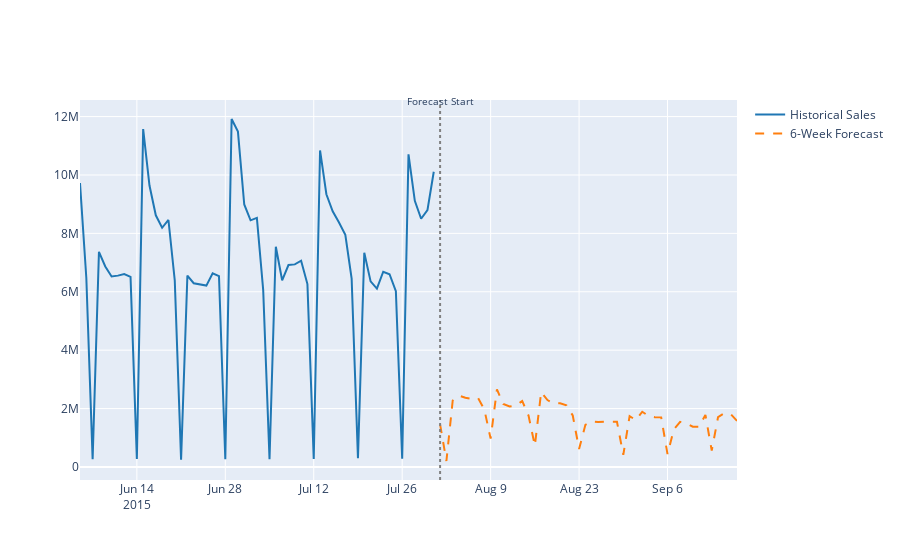

The code cell stored with this chart in its notebook:
### Code cell
# Diagnostic: Check forecast values
print("="*80)
print("FORECAST DIAGNOSTICS")
print("="*80)
print(f"\nHistorical Sales (last 8 weeks):")
print(f"  Average daily sales: {historical_data['Sales'].mean():,.0f}")
print(f"  Min daily sales: {historical_data['Sales'].min():,.0f}")
print(f"  Max daily sales: {historical_data['Sales'].max():,.0f}")

print(f"\n6-Week Forecast:")
print(f"  Average daily sales: {final_forecast['Predicted Sales'].mean():,.0f}")
print(f"  Min daily sales: {final_forecast['Predicted Sales'].min():,.0f}")
print(f"  Max daily sales: {final_forecast['Predicted Sales'].max():,.0f}")

print(f"\nRatio (Forecast/Historical): {final_forecast['Predicted Sales'].mean() / historical_data['Sales'].mean():.2%}")

# Visualize 6-week forecast
fig = go.Figure()

# Add actual historical data (last 8 weeks for context)
historical_end = train_clean[DATE_COL].max()
historical_start = historical_end - timedelta(weeks=8)
historical_data = daily_sales[(daily_sales['Date'] >= historical_start) & 
                               (daily_sales['Date'] <= historical_end)]

fig.add_trace(go.Scatter(
    x=historical_data['Date'],
    y=historical_data['Sales'],
    mode='lines',
    name='Historical Sales',
    line=dict(color='#1f77b4', width=2)
))

# Add forecast
fig.add_trace(go.Scatter(
    x=final_forecast['Date'],
    y=final_forecast['Predicted Sales'],
    mode='lines',
    name='6-Week Forecast',
    line=dict(color='#ff7f0e', width=2, dash='dash')
))

# Add vertical line at forecast start
forecast_start_date = final_forecast['Date'].min()

fig.add_vline(
    x=forecast_start_date,
    line_dash='dot',
    line_color='gray'
)

fig.add_annotation(
    x=forecast_start_date,
    y=1.02,
    yref='paper',
    text='Forecast Start',
    showarrow=False,
    font=dict(size=10)
)

fig.show()
